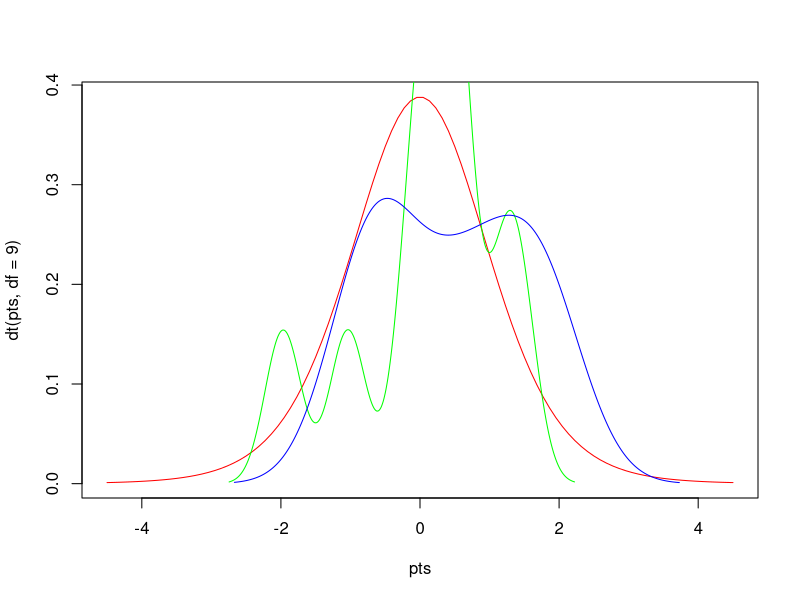

Source code (R):
# Author: Gary Bowden, Date Sep 15 2021, Purpose: Calculate T-Test value on sample datasets.

# Generate sample random numbers and store them in variables x and y

x = rnorm(10)

y = rnorm(10)

# Plotting x and y variables

pts = seq(-4.5,4.5,length=100)
plot(pts,dt(pts,df=9),col='red',type='l')
lines(density(x), col='green')
lines(density(y), col='blue')

# Apply t test function

ttest = t.test(x,y)